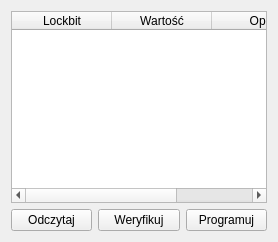
     <widget class="QWidget" name="LockTab">
      <attribute name="title">
       <string>Lockbity</string>
      </attribute>
      <layout class="QGridLayout" name="gridLayout_6">
       <item row="0" column="0">
        <layout class="QHBoxLayout" name="horizontalLayout_7">
         <item>
          <widget class="QTableWidget" name="LockbitTable">
           <column>
            <property name="text">
             <string>Lockbit</string>
            </property>
           </column>
           <column>
            <property name="text">
             <string>Wartość</string>
            </property>
           </column>
           <column>
            <property name="text">
             <string>Opis</string>
            </property>
           </column>
          </widget>
         </item>
        </layout>
       </item>
       <item row="1" column="0">
        <layout class="QHBoxLayout" name="horizontalLayout_8">
         <item>
          <widget class="QPushButton" name="LockbitReadBtn">
           <property name="toolTip">
            <string>Odczytaj lockbity z MCU</string>
           </property>
           <property name="text">
            <string>Odczytaj</string>
           </property>
          </widget>
         </item>
         <item>
          <widget class="QPushButton" name="LockbitVerifyBtn">
           <property name="toolTip">
            <string>Porównaj lockbity MCU i programu</string>
           </property>
           <property name="text">
            <string>Weryfikuj</string>
           </property>
          </widget>
         </item>
         <item>
          <widget class="QPushButton" name="LockbitWriteBtn">
           <property name="toolTip">
            <string>Programuj lockbity. Nie zapomnij o tym jeśli program ma być zabezpieczony przed odczytem!</string>
           </property>
           <property name="text">
            <string>Programuj</string>
           </property>
          </widget>
         </item>
        </layout>
       </item>
      </layout>
     </widget>
